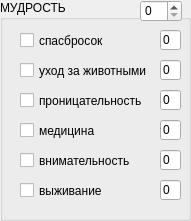
   <widget class="QGroupBox" name="power_4">
    <property name="geometry">
     <rect>
      <x>210</x>
      <y>530</y>
      <width>191</width>
      <height>221</height>
     </rect>
    </property>
    <property name="styleSheet">
     <string notr="true">gridline-color: rgb(255, 255, 255);</string>
    </property>
    <property name="title">
     <string>МУДРОСТЬ</string>
    </property>
    <widget class="QCheckBox" name="wisdom_savingroll">
     <property name="geometry">
      <rect>
       <x>20</x>
       <y>30</y>
       <width>141</width>
       <height>21</height>
      </rect>
     </property>
     <property name="text">
      <string>спасбросок</string>
     </property>
    </widget>
    <widget class="QSpinBox" name="wisdom">
     <property name="geometry">
      <rect>
       <x>140</x>
       <y>0</y>
       <width>42</width>
       <height>22</height>
      </rect>
     </property>
     <property name="minimum">
      <number>0</number>
     </property>
    </widget>
    <widget class="QCheckBox" name="animal_care">
     <property name="geometry">
      <rect>
       <x>20</x>
       <y>60</y>
       <width>141</width>
       <height>21</height>
      </rect>
     </property>
     <property name="text">
      <string>уход за животными</string>
     </property>
    </widget>
    <widget class="QCheckBox" name="insight">
     <property name="geometry">
      <rect>
       <x>20</x>
       <y>90</y>
       <width>141</width>
       <height>21</height>
      </rect>
     </property>
     <property name="text">
      <string>проницательность</string>
     </property>
    </widget>
    <widget class="QLineEdit" name="wisdom_savingroll_num">
     <property name="geometry">
      <rect>
       <x>160</x>
       <y>30</y>
       <width>21</width>
       <height>20</height>
      </rect>
     </property>
     <property name="text">
      <string>0</string>
     </property>
    </widget>
    <widget class="QLineEdit" name="animal_care_num">
     <property name="geometry">
      <rect>
       <x>160</x>
       <y>60</y>
       <width>21</width>
       <height>20</height>
      </rect>
     </property>
     <property name="text">
      <string>0</string>
     </property>
    </widget>
    <widget class="QLineEdit" name="insight_num">
     <property name="geometry">
      <rect>
       <x>160</x>
       <y>90</y>
       <width>21</width>
       <height>20</height>
      </rect>
     </property>
     <property name="text">
      <string>0</string>
     </property>
    </widget>
    <widget class="QCheckBox" name="medicine">
     <property name="geometry">
      <rect>
       <x>20</x>
       <y>120</y>
       <width>141</width>
       <height>21</height>
      </rect>
     </property>
     <property name="text">
      <string>медицина</string>
     </property>
    </widget>
    <widget class="QLineEdit" name="medicine_num">
     <property name="geometry">
      <rect>
       <x>160</x>
       <y>120</y>
       <width>21</width>
       <height>20</height>
      </rect>
     </property>
     <property name="text">
      <string>0</string>
     </property>
    </widget>
    <widget class="QLineEdit" name="attention_num">
     <property name="geometry">
      <rect>
       <x>160</x>
       <y>150</y>
       <width>21</width>
       <height>20</height>
      </rect>
     </property>
     <property name="text">
      <string>0</string>
     </property>
    </widget>
    <widget class="QCheckBox" name="attention">
     <property name="geometry">
      <rect>
       <x>20</x>
       <y>150</y>
       <width>141</width>
       <height>21</height>
      </rect>
     </property>
     <property name="text">
      <string>внимательность</string>
     </property>
    </widget>
    <widget class="QLineEdit" name="survival_num">
     <property name="geometry">
      <rect>
       <x>160</x>
       <y>180</y>
       <width>21</width>
       <height>20</height>
      </rect>
     </property>
     <property name="text">
      <string>0</string>
     </property>
    </widget>
    <widget class="QCheckBox" name="survival">
     <property name="geometry">
      <rect>
       <x>20</x>
       <y>180</y>
       <width>141</width>
       <height>21</height>
      </rect>
     </property>
     <property name="text">
      <string>выживание</string>
     </property>
    </widget>
   </widget>
